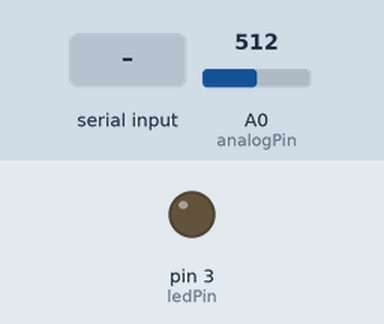
This sketch was run on a simulated Arduino Uno, built with avr-gcc and run on an emulated ATmega328P. Shown: output pins drawn as LEDs (lit = HIGH). Inputs (shaded band) come from the test bench; at power-on: A0 (analogPin) = 512. What the sketch prints to the serial monitor is not drawn.

Above: at 1.2 s.
1.3 s: "1" received over Serial
At 2.5 s:
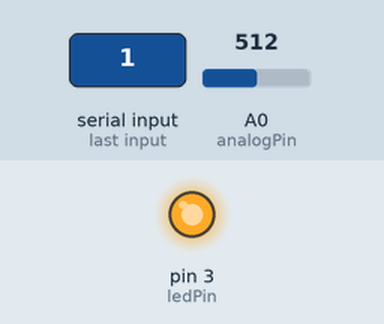
2.8 s: "0" received over Serial
At 3.6 s:
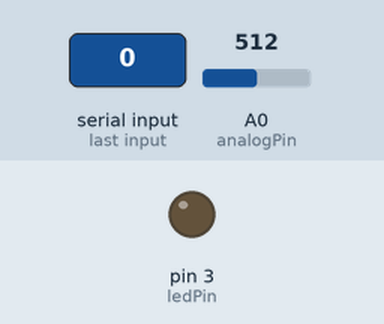
Timing chart, 0 to 5.8 s (numbered marks = the images above; inputs shaded):
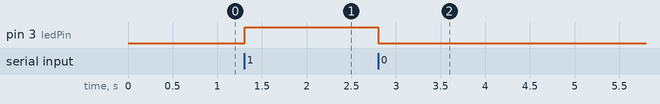

Measured:
- after the input at 1.3 s, pin 3 (ledPin): LOW → HIGH at once
- after the input at 2.8 s, pin 3 (ledPin): HIGH → LOW at once

The sketch:

sketch_jun30c.ino
```cpp
const int ledPin = 3; // Pin connected to the LED
const int analogPin = A0; // Analog input pin

void setup() {
  pinMode(ledPin, OUTPUT);
  Serial.begin(9600); // Start serial communication at 9600 baud rate
}

void loop() {
  // Read analog value and send it over serial
  int analogValue = analogRead(analogPin);
  Serial.println(analogValue);

  if (Serial.available() > 0) {
    char command = Serial.read();
    if (command == '0') {
      // If the off button is pressed
      digitalWrite(ledPin, LOW); // Turn off the LED
    }
    else if (command == '1') {
      // If the on button is pressed
      digitalWrite(ledPin, HIGH); // Turn on the LED
    }
    // Add additional conditions for other commands if needed
  }
}
```
